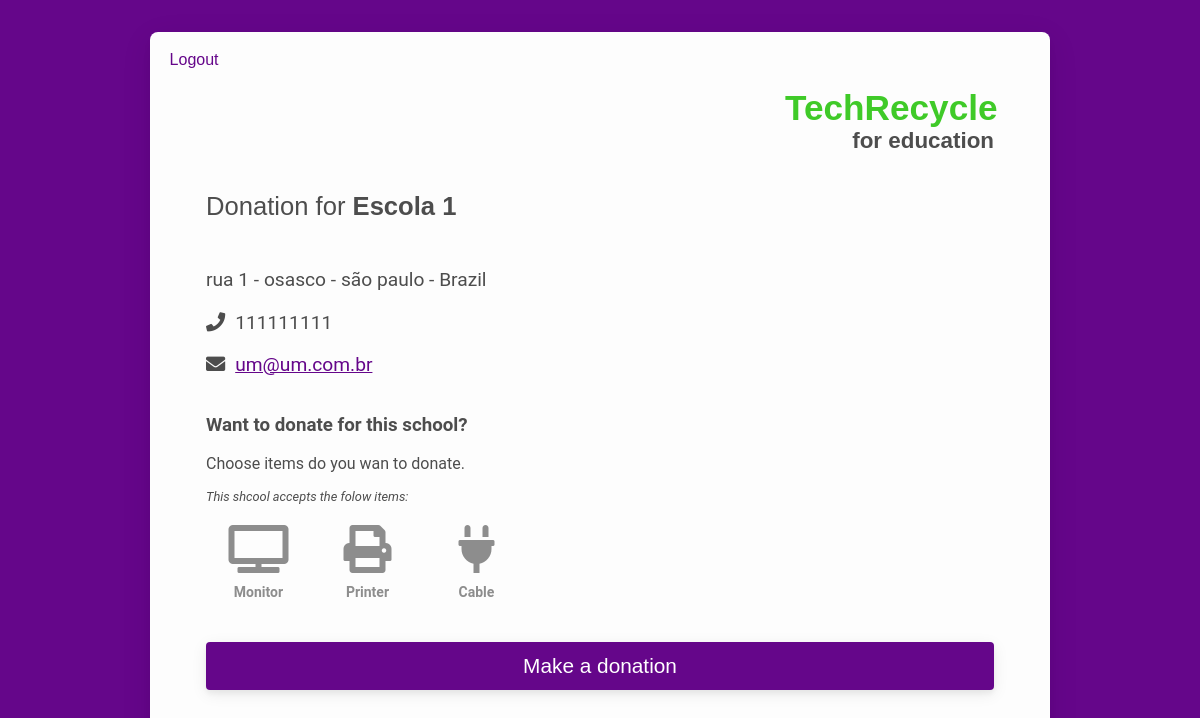
Before: /school/5 (signed in) with the older database file.
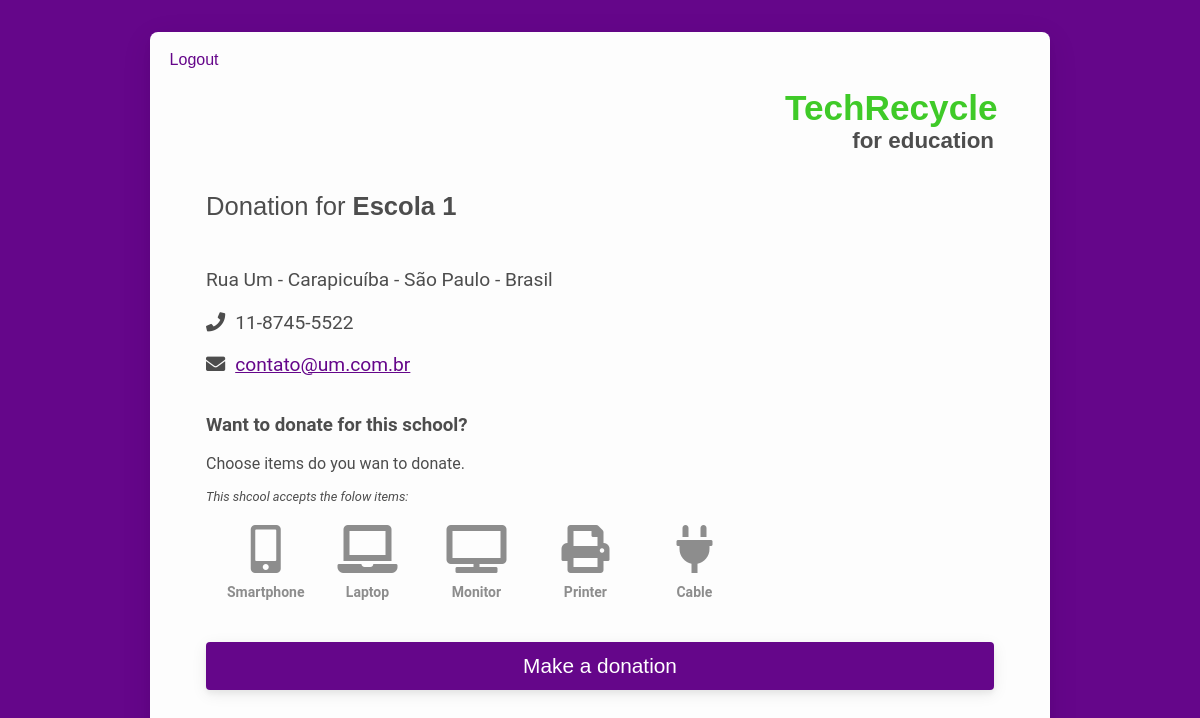
After: the same page with the newer database file.
### tables this page shows
CREATE TABLE "schools" (
	"id"	INTEGER,
	"name"	VARCHAR(255),
	"address"	VARCHAR(255),
	"city"	VARCHAR(255),
	"state"	VARCHAR(255),
	"country"	VARCHAR(255),
	"phone"	VARCHAR(20),
	"email"	VARCHAR(255),
	"password"	VARCHAR(255),
	"latitude"	Decimal(8, 6),
	"longitude"	Decimal(9, 6),
	"photo"	VARCHAR(255),
	PRIMARY KEY("id")
);

CREATE TABLE "school_items" (
	"id"	INTEGER,
	"school_id"	INTEGER NOT NULL,
	"item_id"	INTEGER NOT NULL,
	PRIMARY KEY("id" AUTOINCREMENT)
);

CREATE TABLE 'items' ( 'id' INTEGER PRIMARY KEY, 'name' VARCHAR(255), 'description' VARCHAR(255), 'icon' VARCHAR(255), 'scores' INTEGER );

### app.py (the view)
@app.route('/school/<schoolId>')
def ong(schoolId):
    if 'userId' in session:
        con = sql.connect(DATABASE)
        con.row_factory = sql.Row
        cursor = con.cursor()
        cursor.execute('SELECT * FROM `schools` WHERE id=?', [schoolId])
        school = cursor.fetchone()
        cursor.execute(
            'SELECT * FROM school_items INNER JOIN items ON items.id = school_items.item_id WHERE school_items.school_id=?', [schoolId])
        items = cursor.fetchall()
        return render_template('school.html', school=school, items=items)
    else:
        return redirect('/login')

### templates/school.html (shortened to what this page needs)
{% extends "layout.html" %} {% block link %}
<link rel="stylesheet" href="{{ url_for('static', filename='css/all.css') }}" />
{% endblock %} {% block pageTitle %} <span class="title">Donation for</span> {{
school['name'] }}{% endblock %} {% block content %}
<div id="school">
  <div
    class="image"
    style="background-image: url( {{ url_for('static', filename = 'uploads/' + school['photo']) }} );"
  ></div>
  <ul class="school-info">
    <li class="address">
      {{ school['address'] }} - {{ school['city'] }} - {{ school['state'] }} -
      {{ school['country'] }}
    </li>
    <li class="phone"><i class="fas fa-phone"> </i>{{ school['phone'] }}</li>
    <li class="email">
      <i class="fas fa-envelope"> </i
      ><a href="mailto:{{ school['email'] }}">{{ school['email'] }}</a>
    </li>
  </ul>
  <form action="/donate/{{ school['id'] }}" method="POST">
    <h3 class="marg-t marg-b">Want to donate for this school?</h3>
    <h4 class="marg-b normal">Choose items do you wan to donate.</h4>
    <p class="descr">This shcool accepts the folow items:</p>
    <div class="checks">
      <ul>
        {% for item in items %}
        <li>
          <label for="check-{{ item['name'] }}">
            <i class="fas {{ item['icon'] }} fa-3x">
              <h4 class="center">{{ item['name'] }}</h4>
            </i>
          </label>
        </li>
        {% endfor%}
      </ul>
    </div>
    <input type="submit" value="Make a donation" class="button solid" />
  </form>
</div>
{% endblock %}

### templates/layout.html (shortened to what this page needs)
<!DOCTYPE html>
<html lang="en">
  <head>
    <link
      rel="stylesheet"
      href="{{ url_for('static', filename='css/style.css') }}"
    />
    {% block link %} {% endblock %}
  </head>
  <body>
    <div id="wrapper">
      <header>
        <a href="/" class="full-brand">
          <h1 class="brand">TechRecycle</h1>
          <span>for education</span>
        </a>
        <nav>
          <ul>
            {% if session['userId'] and session['isSchool'] == undefined and
            session['isAdmin'] == undefined %}
            <li><a href="/schools">Schools</a></li>
            <li><a href="/rank">Global Rank</a></li>
            <li><a href="/history">Donation History</a></li>
            <li><a href="/logout">Logout</a></li>
            {% elif session['userId'] and session['isSchool'] and
            session['isAdmin'] == undefined %}
            <li><a href="/logout">Logout</a></li>
            {% elif session['userId'] and session['isSchool'] == undefined and
            session['isAdmin'] != undefined %}
            <li><a href="/admin">Home</a></li>
            <li><a href="/admin/add">Add school</a></li>
            <li><a href="/logout">Logout</a></li>
            {% endif %}
          </ul>
        </nav>
        <h2 class="page-title">{% block pageTitle %} {% endblock %}</h2>
      </header>
      <main>{% block content %} {% endblock %}</main>
    </div>
  </body>
</html>

### static/css/all.css (style rules this page uses)
.fa, .fas, .far, .fal, .fad, .fab { -moz-osx-font-smoothing: grayscale; -webkit-font-smoothing: antialiased; display: inline-block; font-style: normal; font-variant: normal; text-rendering: auto; line-height: 1; }
.fa-3x { font-size: 3em; }
.fa-envelope:before { content: "\f0e0"; }
.fa-laptop:before { content: "\f109"; }
.fa-mobile-alt:before { content: "\f3cd"; }
.fa-phone:before { content: "\f095"; }
.fa-plug:before { content: "\f1e6"; }
.fa-print:before { content: "\f02f"; }
.fa-tv:before { content: "\f26c"; }

Changed rows visible on the page:
changed schools "Escola 1": address "rua 1" → "Rua Um"; city "osasco" → "Carapicuíba"; state "são paulo" → "São Paulo"; country "Brazil" → "Brasil"; phone "111111111" → "11-8745-5522"; email "um@um.com.br" → "contato@um.com.br"
added school_items: name "Smartphone"
added school_items: name "Laptop"
